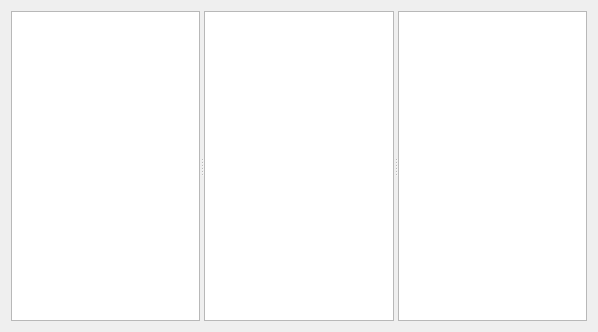
<?xml version="1.0" encoding="UTF-8"?>
<ui version="4.0">
 <class>Dialog</class>
 <widget class="QDialog" name="Dialog">
  <property name="geometry">
   <rect>
    <x>0</x>
    <y>0</y>
    <width>598</width>
    <height>332</height>
   </rect>
  </property>
  <property name="windowTitle">
   <string>Dialog</string>
  </property>
  <layout class="QVBoxLayout" name="verticalLayout">
   <item>
    <widget class="QSplitter" name="splitter">
     <property name="orientation">
      <enum>Qt::Horizontal</enum>
     </property>
     <widget class="QTreeView" name="treeView"/>
     <widget class="QListView" name="listView"/>
     <widget class="QTableView" name="tableView"/>
    </widget>
   </item>
  </layout>
 </widget>
 <resources/>
 <connections/>
</ui>
